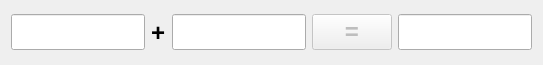
<?xml version="1.0" encoding="UTF-8"?>
<ui version="4.0">
 <class>CalDlg</class>
 <widget class="QDialog" name="CalDlg">
  <property name="geometry">
   <rect>
    <x>0</x>
    <y>0</y>
    <width>543</width>
    <height>65</height>
   </rect>
  </property>
  <property name="font">
   <font>
    <pointsize>11</pointsize>
    <weight>75</weight>
    <bold>true</bold>
   </font>
  </property>
  <property name="windowTitle">
   <string>Dialog</string>
  </property>
  <layout class="QHBoxLayout" name="horizontalLayout">
   <item>
    <widget class="QLineEdit" name="m_editX">
     <property name="font">
      <font>
       <pointsize>18</pointsize>
       <weight>75</weight>
       <bold>true</bold>
      </font>
     </property>
     <property name="alignment">
      <set>Qt::AlignRight|Qt::AlignTrailing|Qt::AlignVCenter</set>
     </property>
    </widget>
   </item>
   <item>
    <widget class="QLabel" name="m_labSig">
     <property name="font">
      <font>
       <pointsize>18</pointsize>
      </font>
     </property>
     <property name="text">
      <string>+</string>
     </property>
    </widget>
   </item>
   <item>
    <widget class="QLineEdit" name="m_editY">
     <property name="font">
      <font>
       <pointsize>18</pointsize>
       <weight>75</weight>
       <bold>true</bold>
      </font>
     </property>
     <property name="alignment">
      <set>Qt::AlignRight|Qt::AlignTrailing|Qt::AlignVCenter</set>
     </property>
    </widget>
   </item>
   <item>
    <widget class="QPushButton" name="m_btnCal">
     <property name="enabled">
      <bool>false</bool>
     </property>
     <property name="font">
      <font>
       <pointsize>18</pointsize>
       <weight>75</weight>
       <bold>true</bold>
      </font>
     </property>
     <property name="text">
      <string>=</string>
     </property>
    </widget>
   </item>
   <item>
    <widget class="QLineEdit" name="m_editZ">
     <property name="font">
      <font>
       <pointsize>18</pointsize>
       <weight>75</weight>
       <bold>true</bold>
      </font>
     </property>
     <property name="alignment">
      <set>Qt::AlignRight|Qt::AlignTrailing|Qt::AlignVCenter</set>
     </property>
     <property name="readOnly">
      <bool>true</bool>
     </property>
    </widget>
   </item>
  </layout>
 </widget>
 <resources/>
 <connections/>
</ui>
